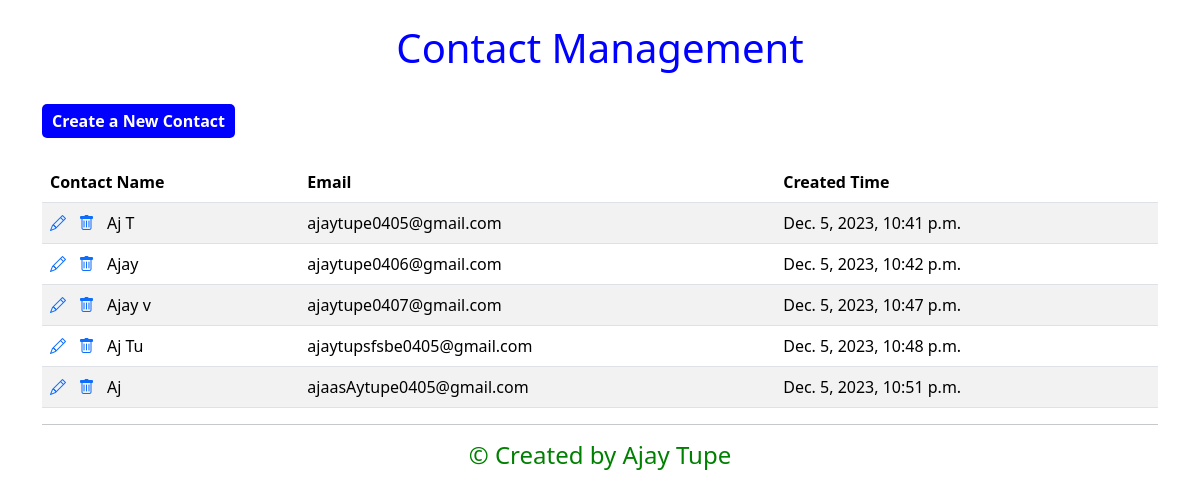
The app's page /, older data.
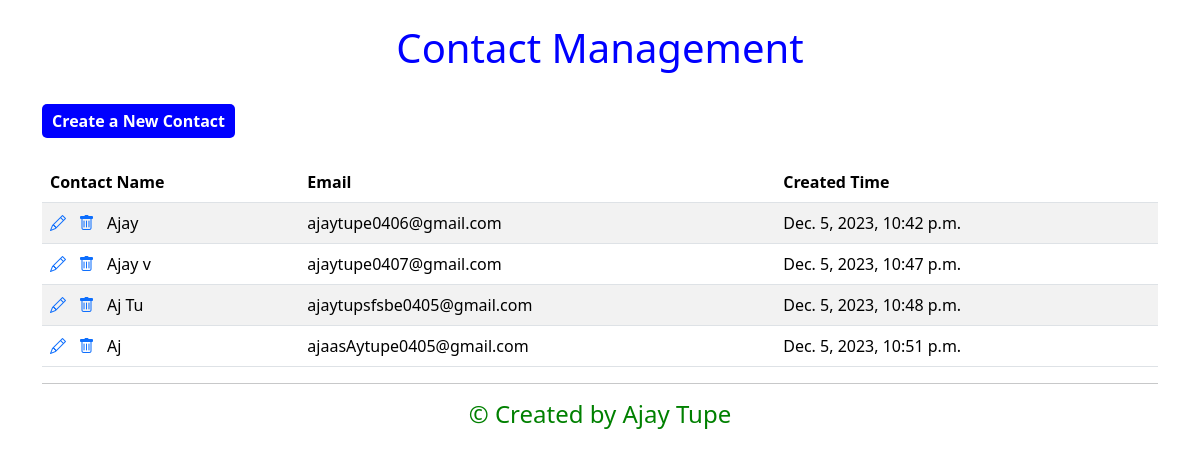
The same page, newer data.
### contacts/models.py (models this page shows)
class Contact(models.Model):
    name = models.CharField(max_length=20, null=False, unique=True)
    email = models.EmailField(unique=True)
    created_time = models.DateTimeField(auto_now_add=True, editable=False)
    notes = models.TextField(max_length=200, default="")

### contacts/views.py (the view)
# urls.py: path("", ContactListView.as_view(), name="contact_list"),
class ContactListView(ListView):
    model = Contact

### contacts/templates/contacts/contact_list.html (shortened to what this page needs)
{% extends "base.html" %}
{% block content %}
<br>
<div class="centered-text" style="color: blue;">
    <h1>Contact Management</h1>
</div>
<br>
<form action="{% url 'contact_create' %}" method="get">
  <button type="submit" style="border-radius: 5px;">Create a New Contact</button>
</form>
<br>
<table class="table table-striped">
  <thead>
    <tr>
      <th>Contact Name</th>
      <th>Email</th>
      <th>Created Time</th>
    </tr>
  </thead>
  <tbody>
    {% for contact in contact_list %}
    <tr>
      <td>
        <a class="icon-link" href="{% url 'contact_update' contact.pk %}">
          <i class="bi bi-pencil"></i>
        </a>
          <a class="icon-link" href="{% url 'contact_delete' contact.pk %}">
          <i class="bi bi-trash"></i>
          </a>
        <a style="color: black; text-decoration: none;" href="{% url 'contact_detail' contact.pk %}">
                {{ contact.name }}
          </a>
      </td>
      <td>
        {{ contact.email}}
      </td>
      <td>
        {{ contact.created_time}}
      </td>
    </tr>
    {% endfor %}
  </tbody>
</table>
<hr>
<div class="centered-text" style="color: green;">
    <h4>&copy; Created by Ajay Tupe</h4>
</div>
{% endblock content %}

Row changes from the older to the newer data that the page shows:
removed Contact: name "Aj T", email "ajaytupe0405@gmail.com", created_time "Dec. 5, 2023, 10:41 p.m."
